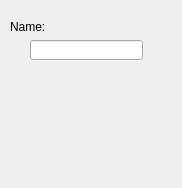
<?xml version="1.0" encoding="UTF-8"?>
<ui version="4.0">
 <class>Particapants</class>
 <widget class="QWidget" name="Particapants">
  <property name="geometry">
   <rect>
    <x>0</x>
    <y>0</y>
    <width>182</width>
    <height>188</height>
   </rect>
  </property>
  <property name="windowTitle">
   <string>Form</string>
  </property>
  <widget class="QLabel" name="nameLabelPar">
   <property name="geometry">
    <rect>
     <x>10</x>
     <y>20</y>
     <width>46</width>
     <height>13</height>
    </rect>
   </property>
   <property name="text">
    <string>Name:</string>
   </property>
  </widget>
  <widget class="QLineEdit" name="nameLineEditPar">
   <property name="geometry">
    <rect>
     <x>30</x>
     <y>40</y>
     <width>113</width>
     <height>20</height>
    </rect>
   </property>
  </widget>
 </widget>
 <resources/>
 <connections/>
</ui>
